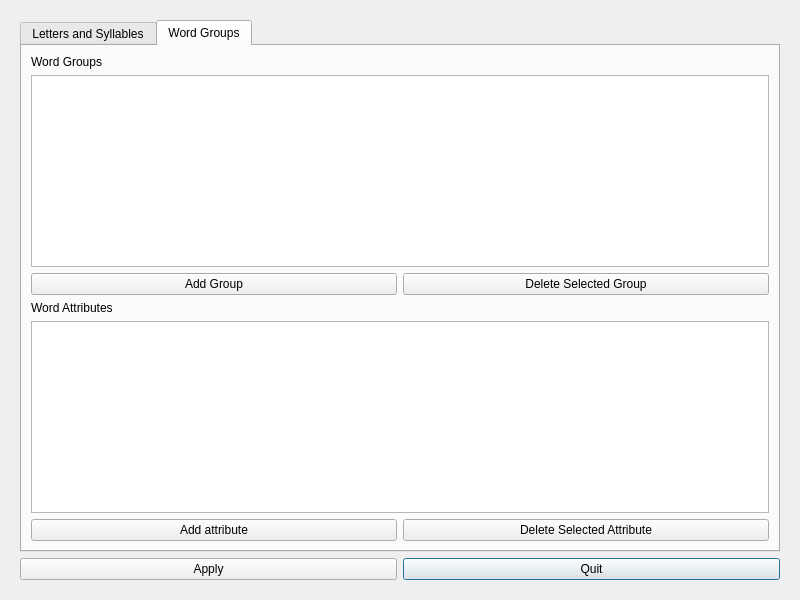
<?xml version="1.0" encoding="UTF-8"?>
<ui version="4.0">
 <class>LangSettingsWindow</class>
 <widget class="QDialog" name="LangSettingsWindow">
  <property name="windowModality">
   <enum>Qt::WindowModality::NonModal</enum>
  </property>
  <property name="geometry">
   <rect>
    <x>0</x>
    <y>0</y>
    <width>800</width>
    <height>600</height>
   </rect>
  </property>
  <property name="sizePolicy">
   <sizepolicy hsizetype="Preferred" vsizetype="Preferred">
    <horstretch>0</horstretch>
    <verstretch>0</verstretch>
   </sizepolicy>
  </property>
  <property name="windowTitle">
   <string>Language Settings</string>
  </property>
  <property name="windowIcon">
   <iconset resource="../resources/images.qrc">
    <normaloff>:/new/prefix1/assets/icons/app_icon.png</normaloff>:/new/prefix1/assets/icons/app_icon.png</iconset>
  </property>
  <layout class="QGridLayout" name="gridLayout">
   <item row="0" column="0">
    <widget class="QWidget" name="window" native="true">
     <layout class="QGridLayout" name="gridLayout_2">
      <item row="2" column="1">
       <widget class="QPushButton" name="quitBtn">
        <property name="text">
         <string>Quit</string>
        </property>
       </widget>
      </item>
      <item row="2" column="0">
       <widget class="QPushButton" name="applyBtn">
        <property name="text">
         <string>Apply</string>
        </property>
       </widget>
      </item>
      <item row="0" column="0" colspan="2">
       <widget class="QTabWidget" name="tabWidget">
        <property name="currentIndex">
         <number>1</number>
        </property>
        <widget class="QWidget" name="ltrTab">
         <attribute name="title">
          <string>Letters and Syllables</string>
         </attribute>
         <layout class="QGridLayout" name="gridLayout_3">
          <item row="0" column="0">
           <widget class="QLabel" name="ltrgrpLbl">
            <property name="font">
             <font>
              <underline>true</underline>
             </font>
            </property>
            <property name="toolTip">
             <string>&lt;html&gt;&lt;head/&gt;&lt;body&gt;&lt;p&gt;&lt;span style=&quot; text-decoration:none;&quot;&gt;Format : &amp;lt;GROUP&amp;gt; : &amp;lt;LETTERS&amp;gt; &lt;/span&gt;&lt;/p&gt;&lt;p&gt;&lt;span style=&quot; text-decoration:none;&quot;&gt;Group can be any string &lt;/span&gt;&lt;/p&gt;&lt;p&gt;&lt;span style=&quot; text-decoration:none;&quot;&gt;Letters can be any string separated by a space &lt;/span&gt;&lt;/p&gt;&lt;p&gt;&lt;span style=&quot; text-decoration:none;&quot;&gt;Each line is one group&lt;/span&gt;&lt;/p&gt;&lt;/body&gt;&lt;/html&gt;</string>
            </property>
            <property name="text">
             <string>Letters and Letter groups</string>
            </property>
           </widget>
          </item>
          <item row="0" column="1">
           <widget class="QLabel" name="sylptnLbl">
            <property name="font">
             <font>
              <underline>true</underline>
             </font>
            </property>
            <property name="toolTip">
             <string>&lt;html&gt;&lt;head/&gt;&lt;body&gt;&lt;p&gt;&lt;span style=&quot; text-decoration:none;&quot;&gt;Format : &amp;lt;GROUPS&amp;gt;&lt;/span&gt;&lt;/p&gt;&lt;p&gt;&lt;span style=&quot; text-decoration:none;&quot;&gt;Separate each group by a space&lt;/span&gt;&lt;/p&gt;&lt;p&gt;&lt;span style=&quot; text-decoration:none;&quot;&gt;Each line is one syllable pattern&lt;/span&gt;&lt;/p&gt;&lt;/body&gt;&lt;/html&gt;</string>
            </property>
            <property name="text">
             <string>Syllable Patterns</string>
            </property>
           </widget>
          </item>
          <item row="1" column="1">
           <widget class="QPlainTextEdit" name="sylptnTxtEdit"/>
          </item>
          <item row="2" column="1">
           <widget class="QLabel" name="isylptnexLbl">
            <property name="font">
             <font>
              <underline>true</underline>
             </font>
            </property>
            <property name="toolTip">
             <string>&lt;html&gt;&lt;head/&gt;&lt;body&gt;&lt;p&gt;&lt;span style=&quot; text-decoration:none;&quot;&gt;Format : &amp;lt;GROUPS&amp;gt;&lt;/span&gt;&lt;/p&gt;&lt;p&gt;&lt;span style=&quot; text-decoration:none;&quot;&gt;Separate each group by a space&lt;/span&gt;&lt;/p&gt;&lt;p&gt;&lt;span style=&quot; text-decoration:none;&quot;&gt;Each line is one intersyllabic pattern exclusion&lt;/span&gt;&lt;/p&gt;&lt;/body&gt;&lt;/html&gt;</string>
            </property>
            <property name="text">
             <string>Intersyllabic Pattern exclusion</string>
            </property>
           </widget>
          </item>
          <item row="3" column="1">
           <widget class="QPlainTextEdit" name="isylptnexTxtEdit"/>
          </item>
          <item row="1" column="0" rowspan="3">
           <widget class="QPlainTextEdit" name="ltrgrpTxtEdit"/>
          </item>
         </layout>
        </widget>
        <widget class="QWidget" name="wrdTab">
         <attribute name="title">
          <string>Word Groups</string>
         </attribute>
         <layout class="QGridLayout" name="gridLayout_4">
          <item row="3" column="0">
           <widget class="QLabel" name="wgrpLbl">
            <property name="text">
             <string>Word Groups</string>
            </property>
           </widget>
          </item>
          <item row="11" column="0">
           <widget class="QPushButton" name="addwattrBtn">
            <property name="text">
             <string>Add attribute</string>
            </property>
           </widget>
          </item>
          <item row="11" column="1">
           <widget class="QPushButton" name="delwattrBtn">
            <property name="text">
             <string>Delete Selected Attribute</string>
            </property>
           </widget>
          </item>
          <item row="6" column="0">
           <widget class="QPushButton" name="addwgrpBtn">
            <property name="text">
             <string>Add Group</string>
            </property>
           </widget>
          </item>
          <item row="6" column="1">
           <widget class="QPushButton" name="delwgrpBtn">
            <property name="text">
             <string>Delete Selected Group</string>
            </property>
           </widget>
          </item>
          <item row="7" column="0">
           <widget class="QLabel" name="wattrLbl">
            <property name="text">
             <string>Word Attributes</string>
            </property>
           </widget>
          </item>
          <item row="10" column="0" colspan="2">
           <widget class="QTableView" name="wattrTblView">
            <attribute name="horizontalHeaderStretchLastSection">
             <bool>true</bool>
            </attribute>
           </widget>
          </item>
          <item row="5" column="0" colspan="2">
           <widget class="QTableView" name="wgrpTblView">
            <property name="sortingEnabled">
             <bool>true</bool>
            </property>
            <attribute name="horizontalHeaderStretchLastSection">
             <bool>true</bool>
            </attribute>
           </widget>
          </item>
         </layout>
        </widget>
       </widget>
      </item>
     </layout>
    </widget>
   </item>
  </layout>
 </widget>
 <resources>
  <include location="../resources/images.qrc"/>
 </resources>
 <connections/>
</ui>
